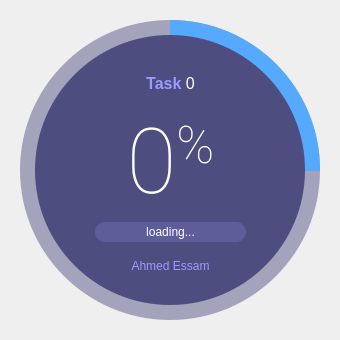
<?xml version="1.0" encoding="UTF-8"?>
<ui version="4.0">
 <class>SplashScreen</class>
 <widget class="QMainWindow" name="SplashScreen">
  <property name="geometry">
   <rect>
    <x>0</x>
    <y>0</y>
    <width>340</width>
    <height>340</height>
   </rect>
  </property>
  <property name="windowTitle">
   <string>MainWindow</string>
  </property>
  <widget class="QWidget" name="centralwidget">
   <widget class="QFrame" name="circularProgressBarBase">
    <property name="geometry">
     <rect>
      <x>10</x>
      <y>10</y>
      <width>320</width>
      <height>320</height>
     </rect>
    </property>
    <property name="frameShape">
     <enum>QFrame::NoFrame</enum>
    </property>
    <property name="frameShadow">
     <enum>QFrame::Raised</enum>
    </property>
    <widget class="QFrame" name="circularProgress">
     <property name="geometry">
      <rect>
       <x>10</x>
       <y>10</y>
       <width>300</width>
       <height>300</height>
      </rect>
     </property>
     <property name="styleSheet">
      <string notr="true">QFrame{
	border-radius: 150px;
	background-color: qconicalgradient(cx:0.5, cy:0.5, angle:90, stop:0.749 rgba(255, 0, 127, 0), stop:0.750 rgba(85, 170, 255, 255));
}</string>
     </property>
     <property name="frameShape">
      <enum>QFrame::NoFrame</enum>
     </property>
     <property name="frameShadow">
      <enum>QFrame::Raised</enum>
     </property>
    </widget>
    <widget class="QFrame" name="circularBg">
     <property name="geometry">
      <rect>
       <x>10</x>
       <y>10</y>
       <width>300</width>
       <height>300</height>
      </rect>
     </property>
     <property name="styleSheet">
      <string notr="true">QFrame{
	border-radius: 150px;
	background-color: rgba(77, 77, 127, 120);
}</string>
     </property>
     <property name="frameShape">
      <enum>QFrame::NoFrame</enum>
     </property>
     <property name="frameShadow">
      <enum>QFrame::Raised</enum>
     </property>
    </widget>
    <widget class="QFrame" name="container">
     <property name="geometry">
      <rect>
       <x>25</x>
       <y>25</y>
       <width>270</width>
       <height>270</height>
      </rect>
     </property>
     <property name="styleSheet">
      <string notr="true">QFrame{
	border-radius: 135px;
	background-color: rgb(77, 77, 127);
}</string>
     </property>
     <property name="frameShape">
      <enum>QFrame::NoFrame</enum>
     </property>
     <property name="frameShadow">
      <enum>QFrame::Raised</enum>
     </property>
     <widget class="QWidget" name="layoutWidget">
      <property name="geometry">
       <rect>
        <x>20</x>
        <y>30</y>
        <width>231</width>
        <height>219</height>
       </rect>
      </property>
      <layout class="QGridLayout" name="gridLayout">
       <item row="2" column="0">
        <widget class="QLabel" name="labelPercentage">
         <property name="font">
          <font>
           <family>Roboto Thin</family>
           <pointsize>68</pointsize>
          </font>
         </property>
         <property name="styleSheet">
          <string notr="true">background-color: none;
color: #FFFFFF</string>
         </property>
         <property name="text">
          <string>&lt;p&gt;&lt;span style=&quot; font-size:68pt;&quot;&gt;0&lt;/span&gt;&lt;span style=&quot; font-size:58pt; vertical-align:super;&quot;&gt;%&lt;/span&gt;&lt;/p&gt;</string>
         </property>
         <property name="alignment">
          <set>Qt::AlignCenter</set>
         </property>
        </widget>
       </item>
       <item row="4" column="0">
        <widget class="QLabel" name="labelCredits">
         <property name="font">
          <font>
           <family>Segoe UI</family>
           <pointsize>9</pointsize>
          </font>
         </property>
         <property name="styleSheet">
          <string notr="true">background-color: none;
color: rgb(155, 155, 255);</string>
         </property>
         <property name="text">
          <string>Ahmed Essam</string>
         </property>
         <property name="alignment">
          <set>Qt::AlignCenter</set>
         </property>
        </widget>
       </item>
       <item row="3" column="0">
        <widget class="QLabel" name="labelLoadingInfo">
         <property name="minimumSize">
          <size>
           <width>0</width>
           <height>20</height>
          </size>
         </property>
         <property name="maximumSize">
          <size>
           <width>16777215</width>
           <height>20</height>
          </size>
         </property>
         <property name="font">
          <font>
           <family>Segoe UI</family>
           <pointsize>9</pointsize>
          </font>
         </property>
         <property name="styleSheet">
          <string notr="true">QLabel{
	border-radius: 10px;	
	background-color: rgb(93, 93, 154);
	color: #FFFFFF;
	margin-left: 40px;
	margin-right: 40px;
}</string>
         </property>
         <property name="frameShape">
          <enum>QFrame::NoFrame</enum>
         </property>
         <property name="text">
          <string>loading...</string>
         </property>
         <property name="alignment">
          <set>Qt::AlignCenter</set>
         </property>
        </widget>
       </item>
       <item row="1" column="0">
        <widget class="QLabel" name="labelTitle">
         <property name="font">
          <font>
           <family>Segoe UI</family>
           <pointsize>12</pointsize>
          </font>
         </property>
         <property name="styleSheet">
          <string notr="true">background-color: none;
color: #FFFFFF</string>
         </property>
         <property name="text">
          <string>&lt;html&gt;&lt;head/&gt;&lt;body&gt;&lt;p&gt;&lt;span style=&quot; font-weight:600; color:#9b9bff;&quot;&gt;Task &lt;/span&gt;0&lt;/p&gt;&lt;/body&gt;&lt;/html&gt;</string>
         </property>
         <property name="alignment">
          <set>Qt::AlignCenter</set>
         </property>
        </widget>
       </item>
      </layout>
     </widget>
    </widget>
    <zorder>circularBg</zorder>
    <zorder>circularProgress</zorder>
    <zorder>container</zorder>
   </widget>
  </widget>
 </widget>
 <resources/>
 <connections/>
</ui>
